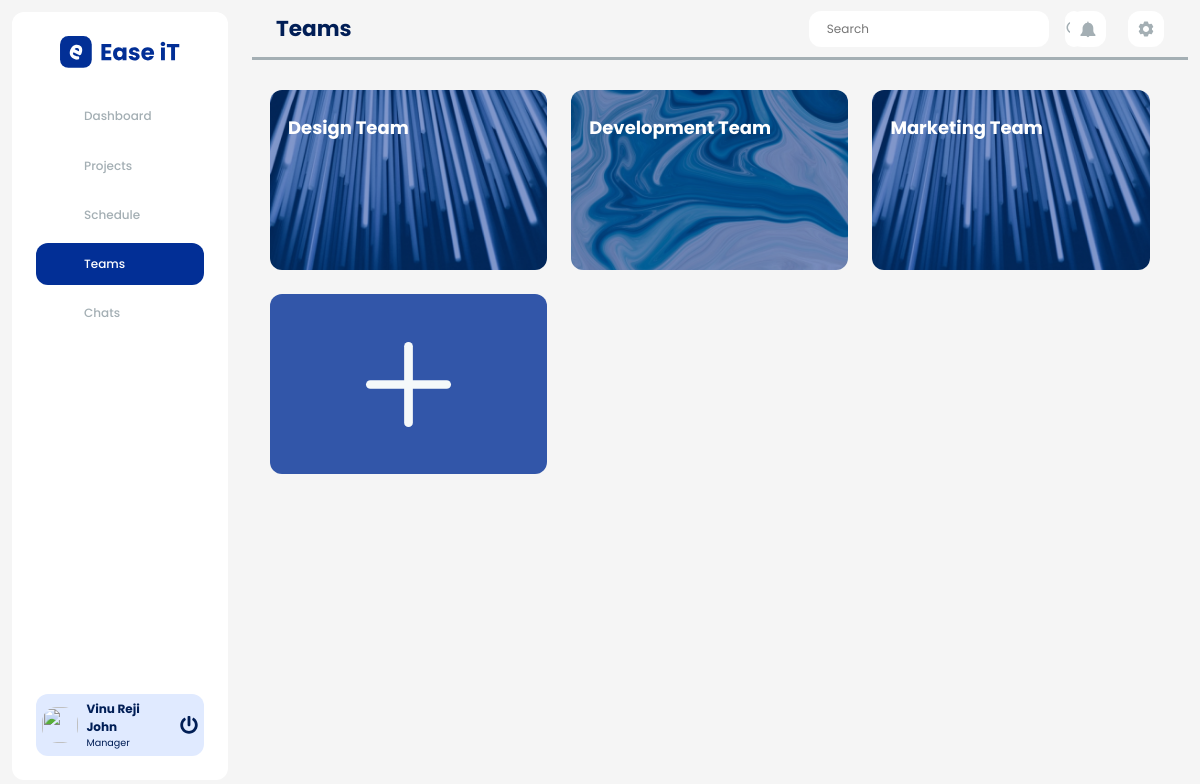
Screenshot of /teams.php (signed in) with the database file from the repository.
### tables this page shows
CREATE TABLE `tbl_user_role` (
  `role_id` int(10) NOT NULL,
  `role_name` varchar(50) NOT NULL,
  `role_permission` int(10) NOT NULL
);

CREATE TABLE `tbl_teams` (
  `team_id` int(10) NOT NULL,
  `team_title` varchar(50) NOT NULL,
  `manager_id` int(10) NOT NULL
);

### teams.php (the view, shortened to what this page needs)
<?php
include('./config/connect.php');
if (isset($_SESSION["pmsSession"]) != session_id()) {
    header("Location: ./index.php");
    die();
} else {
?>
    <!DOCTYPE html>
    <html>
    <head>
        <link rel="stylesheet" href="./stylesheets/css/style.css" />
        <link rel="stylesheet" href="./stylesheets/css/bootstrap.min.css" />
    </head>
    <body class="dashboard-body">
        <div class="dashboard-container">
            <?php include("./layouts/sidebar.php");
            ?>
            <?php include("./layouts/header.php");
            ?>
            <div class="dashboard-contents">
                <div class="project-container">
                    <?php
                    if ($_SESSION['currentUserTypeId'] == '2') {
                        $query = "SELECT * FROM tbl_teams WHERE manager_id  = '" . $_SESSION['userId'] . "'";
                        $result = mysqli_query($connect, $query);
                        if (mysqli_num_rows($result) > 0) {
                            while ($row = mysqli_fetch_assoc($result)) {
                                $teamID = $row['team_id'];
                                $teamName = $row['team_title'];
                                echo "<a href='./manageteam.php?id=$teamID' class='projects pro' id='$teamID'>$teamName</a>";
                            }
                            echo "<div class='projects' id = 'createTeam' data-toggle='modal'></div>";
                        } else {
                            echo "<div class='projects' id = 'createTeam' data-toggle='modal'></div>";
                        }
                    }
                    ?>
                </div>
            </div>
        </div>
    </body>
    </html>
<?php
}
?>

### layouts/sidebar.php
<?php
include('./config/connect.php');
$activePage = basename($_SERVER['PHP_SELF'], ".php");
$userName = $_SESSION['userName'];
$userType = $_SESSION['currentUserTypeId'];
$proPic = $_SESSION['proPic'];
$selectRole= "SELECT `role_name` FROM tbl_user_role WHERE `role_id` = '$userType '";
$result3 = mysqli_query($connect, $selectRole);
$roleName = mysqli_fetch_assoc($result3);
?>
<div class="sidebar-container">
    <nav class="nav-container">
        <div class="logo-container">
            <img src="./assets/images/logo.svg" alt="ease-it-logo" class="logo" />
        </div>
        <ul class="nav">
            <a href="./dashboard.php">
                <li class="nav-items <?= ($activePage == 'dashboard') ? 'active-nav':''; ?>">
                    <span class="ico">
                        <object class="svgClass" type="image/svg+xml" data="./assets/icons/dashboard-ico.svg"></object>
                    </span><span>Dashboard</span>
                </li>
            </a>
            <a href="./project.php">
                <li class="nav-items <?= ($activePage == 'project') || ($activePage == 'activity') || ($activePage == 'tasks') || ($activePage == 'files') || ($activePage == 'manageProject') ? 'active-nav':''; ?>">
                    <span class="ico">
                        <object class="svgClass" type="image/svg+xml" data="./assets/icons/project-ico.svg"></object>
                    </span>
                    <span>Projects</span>
                </li>
            </a>
            <a href="./schedule.php">
            <li class="nav-items <?= ($activePage == 'schedule') ? 'active-nav':''; ?>">
                <span class="ico">
                    <object class="svgClass" type="image/svg+xml" data="./assets/icons/schedule-ico.svg"></object>
                </span><span>Schedule</span>
            </li>
            </a>
            <a href="./teams.php">
            <li class="nav-items <?= ($activePage == 'teams') || ($activePage == 'manageteam') || ($activePage == 'teamMemberDetails') || ($activePage == 'userDetails') ? 'active-nav':''; ?> ">
                <span class="ico"><object class="svgClass" type="image/svg+xml"
                        data="./assets/icons/team-ico.svg"></object></span><span>Teams</span>
            </li>
            </a>
            <a href="./chats.php">
            <li class="nav-items <?= ($activePage == 'chats')  ? 'active-nav':''; ?> ">
                <span class="ico"><object class="svgClass" type="image/svg+xml"
                        data="./assets/icons/chat-ico.svg"></object></span><span>Chats</span>
            </li>
            </a>
        </ul>
    </nav>
    <div class="s-profile-container">
        <a href="./manageProfile.php">
    <?php echo '<img class="pro-pic-ico" src="./assets/uploads/' . $proPic . '" alt="" />';?>
    </a>
        <a href="./manageProfile.php" class="pro-details-container">
            <p class="pro-name"><?php echo ucwords($userName); ?></p>
            <p class="pro-role"><?php echo ucwords($roleName['role_name']);?></p>
        </a>
        <a href="./auth/logoutController.php"><img class="log-out-btn" src="./assets/icons/power-off-ico.svg" alt="" /></a>
    </div>
</div>

### rows the page displays
tbl_user_role: role_name "Manager"
tbl_teams: team_title "Design Team"
tbl_teams: shows a picture, team_title "Development Team"
tbl_teams: team_title "Marketing Team"

### other values shown
$userName "Vinu Reji John"
$activePage "Teams"
